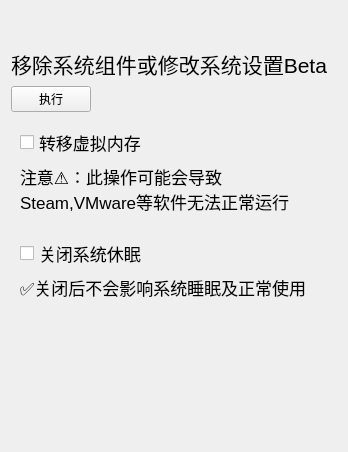
<?xml version="1.0" encoding="UTF-8"?>
<ui version="4.0">
 <class>Form</class>
 <widget class="QWidget" name="Form">
  <property name="geometry">
   <rect>
    <x>0</x>
    <y>0</y>
    <width>348</width>
    <height>452</height>
   </rect>
  </property>
  <property name="windowTitle">
   <string>Form</string>
  </property>
  <layout class="QGridLayout" name="gridLayout_3">
   <item row="0" column="0">
    <widget class="QLabel" name="label_4">
     <property name="minimumSize">
      <size>
       <width>0</width>
       <height>31</height>
      </size>
     </property>
     <property name="text">
      <string/>
     </property>
    </widget>
   </item>
   <item row="1" column="0">
    <widget class="TitleLabel" name="label_3">
     <property name="font">
      <font>
       <family>Microsoft YaHei UI</family>
       <pointsize>16</pointsize>
      </font>
     </property>
     <property name="text">
      <string>移除系统组件或修改系统设置Beta</string>
     </property>
     <property name="wordWrap">
      <bool>true</bool>
     </property>
    </widget>
   </item>
   <item row="2" column="0">
    <layout class="QHBoxLayout" name="horizontalLayout">
     <item>
      <widget class="PrimaryPushButton" name="pushButton">
       <property name="font">
        <font>
         <family>Microsoft YaHei UI</family>
        </font>
       </property>
       <property name="text">
        <string>执行</string>
       </property>
      </widget>
     </item>
     <item>
      <spacer name="horizontalSpacer">
       <property name="orientation">
        <enum>Qt::Horizontal</enum>
       </property>
       <property name="sizeHint" stdset="0">
        <size>
         <width>40</width>
         <height>20</height>
        </size>
       </property>
      </spacer>
     </item>
    </layout>
   </item>
   <item row="3" column="0">
    <widget class="CardWidget" name="widget" native="true">
     <layout class="QGridLayout" name="gridLayout">
      <item row="0" column="0">
       <widget class="CheckBox" name="checkBox">
        <property name="font">
         <font>
          <family>Microsoft YaHei UI</family>
          <pointsize>13</pointsize>
         </font>
        </property>
        <property name="text">
         <string>转移虚拟内存</string>
        </property>
       </widget>
      </item>
      <item row="1" column="0">
       <widget class="CaptionLabel" name="label">
        <property name="font">
         <font>
          <family>Microsoft YaHei UI</family>
          <pointsize>13</pointsize>
         </font>
        </property>
        <property name="text">
         <string>注意⚠：此操作可能会导致Steam,VMware等软件无法正常运行</string>
        </property>
        <property name="wordWrap">
         <bool>true</bool>
        </property>
       </widget>
      </item>
     </layout>
    </widget>
   </item>
   <item row="4" column="0">
    <widget class="CardWidget" name="widget_2" native="true">
     <layout class="QGridLayout" name="gridLayout_2">
      <item row="0" column="0">
       <widget class="CheckBox" name="checkBox_2">
        <property name="font">
         <font>
          <family>Microsoft YaHei UI</family>
          <pointsize>13</pointsize>
         </font>
        </property>
        <property name="text">
         <string>关闭系统休眠</string>
        </property>
       </widget>
      </item>
      <item row="1" column="0">
       <widget class="CaptionLabel" name="label_2">
        <property name="font">
         <font>
          <family>Microsoft YaHei UI</family>
          <pointsize>13</pointsize>
         </font>
        </property>
        <property name="text">
         <string>✅关闭后不会影响系统睡眠及正常使用</string>
        </property>
        <property name="wordWrap">
         <bool>true</bool>
        </property>
       </widget>
      </item>
     </layout>
    </widget>
   </item>
   <item row="5" column="0">
    <spacer name="verticalSpacer">
     <property name="orientation">
      <enum>Qt::Vertical</enum>
     </property>
     <property name="sizeHint" stdset="0">
      <size>
       <width>20</width>
       <height>40</height>
      </size>
     </property>
    </spacer>
   </item>
  </layout>
 </widget>
 <customwidgets>
  <customwidget>
   <class>CardWidget</class>
   <extends>QWidget</extends>
   <header>qfluentwidgets</header>
   <container>1</container>
  </customwidget>
  <customwidget>
   <class>TitleLabel</class>
   <extends>QLabel</extends>
   <header>qfluentwidgets</header>
  </customwidget>
  <customwidget>
   <class>CaptionLabel</class>
   <extends>QLabel</extends>
   <header>qfluentwidgets</header>
  </customwidget>
  <customwidget>
   <class>CheckBox</class>
   <extends>QCheckBox</extends>
   <header>qfluentwidgets</header>
  </customwidget>
  <customwidget>
   <class>PrimaryPushButton</class>
   <extends>QPushButton</extends>
   <header>qfluentwidgets</header>
  </customwidget>
 </customwidgets>
 <resources/>
 <connections/>
</ui>
